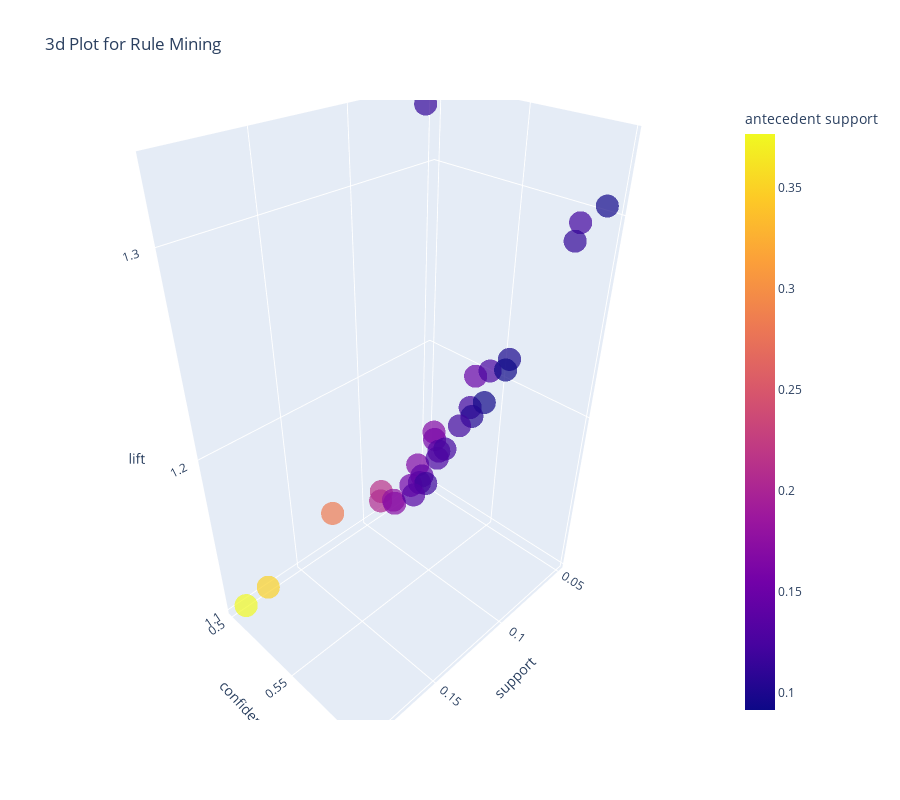

The notebook cell this image was saved under:
### Code cell
plot_model(modelo, plot = "3d")

### Figure 1 — Plotly figure (JSON) as saved in the notebook; plotly's stock layout.template omitted (floating-point values rounded to 4 significant figures)
{"data": [{"hovertemplate": "support=%{x}<br>confidence=%{y}<br>lift=%{z}<br>antecedents=%{customdata[0]}<br>consequents=%{customdata[1]}<br>antecedent support=%{marker.color}<extra></extra>", "showlegend": false, "legendgroup": "", "name": "", "customdata": [["other vegetables", "whole milk"], ["yogurt", "whole milk"], ["rolls/buns", "whole milk"], ["rolls/buns", "whole milk"], ["soda", "whole milk"], ["soda", "whole milk"], ["tropical fruit", "whole milk"], ["soda", "whole milk"], ["shopping bags", "whole milk"], ["sausage", "whole milk"], ["bottled beer", "whole milk"], ["frozen vegetables", "whole milk"], ["beef", "whole milk"], ["yogurt", "whole milk"], ["canned beer", "whole milk"], ["domestic eggs", "whole milk"], ["curd", "whole milk"], ["bottled water", "whole milk"], ["butter", "whole milk"], ["sausage", "whole milk"], ["newspapers", "whole milk"], ["whipped/sour cream", "whole milk"], ["brown bread", "whole milk"], ["pastry", "whole milk"], ["rolls/buns", "whole milk"], ["pip fruit", "whole milk"], ["margarine", "whole milk"], ["other vegetables", "whole milk"], ["pork", "whole milk"], ["whole milk", "other vegetables"]], "scene": "scene", "y": [0.5984, 0.597, 0.5922, 0.5594, 0.5579, 0.5579, 0.5534, 0.5439, 0.5427, 0.5414, 0.538, 0.5375, 0.5365, 0.5322, 0.528, 0.5279, 0.5265, 0.5258, 0.5233, 0.5193, 0.5174, 0.5158, 0.5132, 0.513, 0.5106, 0.5098, 0.5088, 0.5082, 0.5058, 0.5], "mode": "markers", "marker": {"color": [0.0939, 0.1203, 0.1113, 0.1467, 0.0975, 0.1242, 0.0913, 0.1198, 0.1683, 0.0929, 0.1588, 0.1026, 0.1195, 0.283, 0.1652, 0.1331, 0.1208, 0.2137, 0.1265, 0.206, 0.1398, 0.1547, 0.136, 0.1775, 0.3497, 0.1706, 0.117, 0.3766, 0.1324, 0.1124], "opacity": 0.7, "symbol": "circle", "coloraxis": "coloraxis"}, "x": [0.0562, 0.0718, 0.0659, 0.0821, 0.0544, 0.0693, 0.0505, 0.0652, 0.0913, 0.0503, 0.0854, 0.0552, 0.0641, 0.1506, 0.0872, 0.0703, 0.0636, 0.1124, 0.0662, 0.107, 0.0723, 0.0798, 0.0698, 0.0911, 0.1786, 0.087, 0.0595, 0.1914, 0.067, 0.0562], "z": [1.306, 1.303, 1.292, 1.221, 1.218, 1.218, 1.208, 1.187, 1.184, 1.182, 1.174, 1.173, 1.171, 1.161, 1.152, 1.152, 1.149, 1.148, 1.142, 1.133, 1.129, 1.126, 1.12, 1.12, 1.115, 1.113, 1.11, 1.109, 1.104, 1.328], "type": "scatter3d"}], "layout": {"title": {"text": "3d Plot for Rule Mining"}, "scene": {"domain": {"y": [0, 1], "x": [0, 1]}, "zaxis": {"title": {"text": "lift"}}, "xaxis": {"title": {"text": "support"}}, "yaxis": {"title": {"text": "confidence"}}}, "height": 800, "width": 900, "legend": {"tracegroupgap": 0}, "coloraxis": {"colorbar": {"title": {"text": "antecedent support"}}, "colorscale": [[0, "#0d0887"], [0.1111, "#46039f"], [0.2222, "#7201a8"], [0.3333, "#9c179e"], [0.4444, "#bd3786"], [0.5556, "#d8576b"], [0.6667, "#ed7953"], [0.7778, "#fb9f3a"], [0.8889, "#fdca26"], [1, "#f0f921"]]}}}
